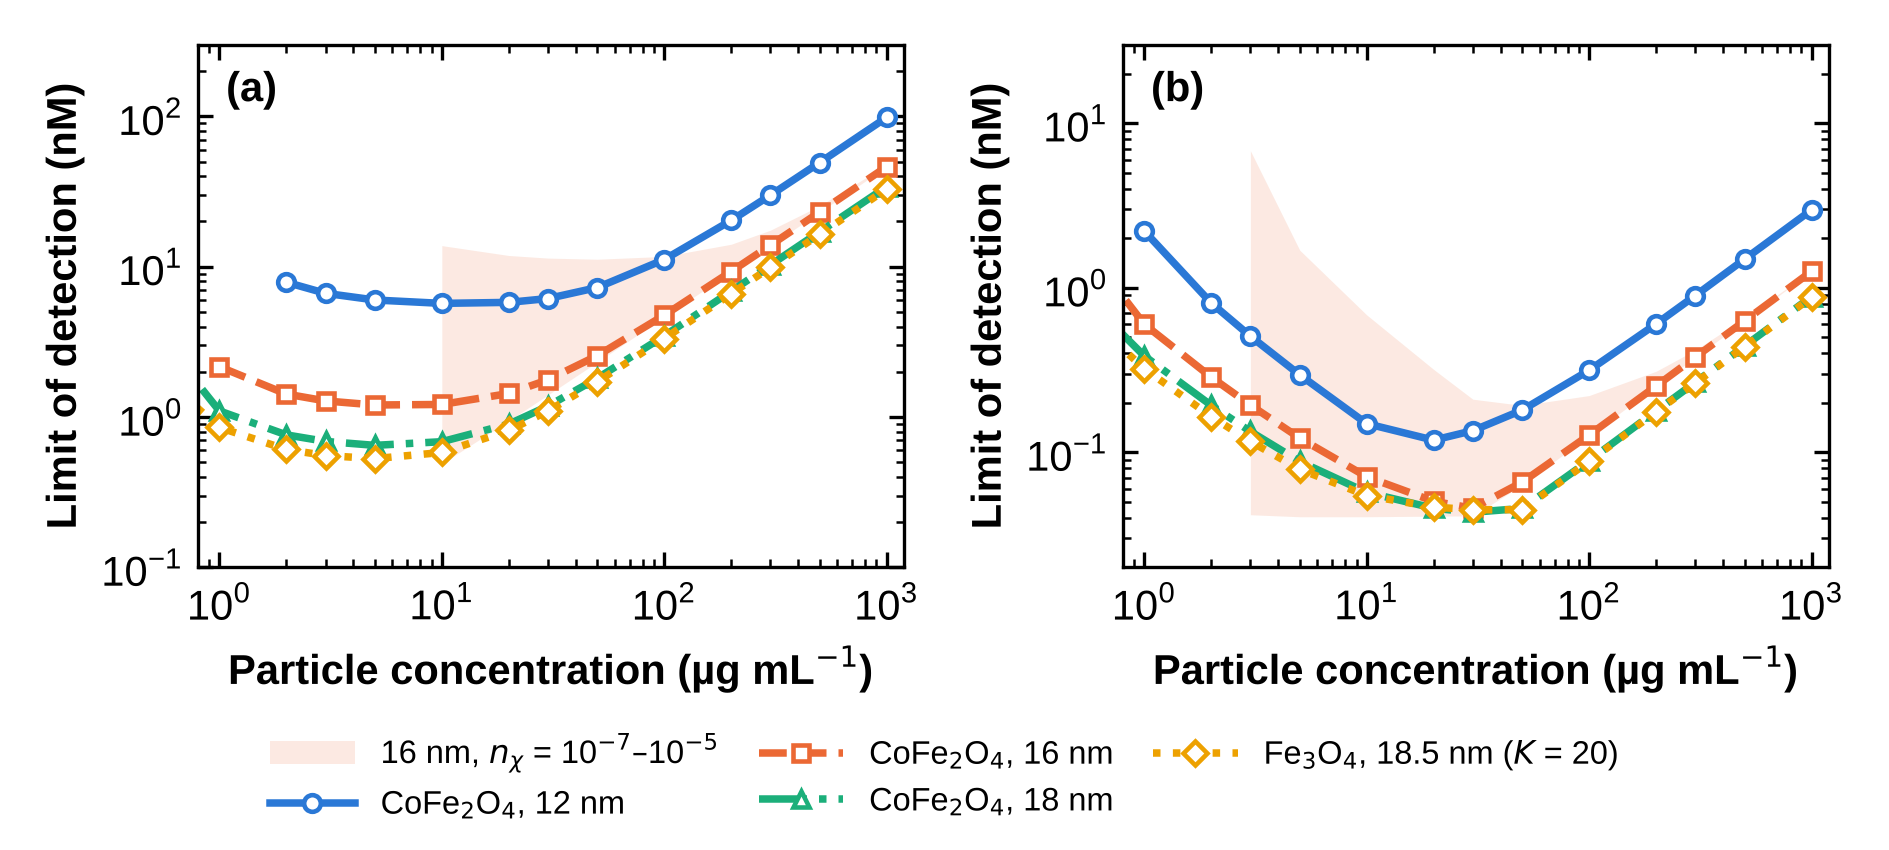

Recreate this plot in Python.
"""Figure 6: limit of detection versus particle concentration with the concentration-dependent noise (noise_lod.json)."""
import json, numpy as np, matplotlib
matplotlib.use('Agg')
import matplotlib.pyplot as plt
plt.rcParams.update({'font.family': 'Liberation Sans', 'font.size': 10, 'axes.labelweight': 'bold', 'axes.linewidth': 0.8,
                     'xtick.direction': 'in', 'ytick.direction': 'in', 'xtick.top': True, 'ytick.right': True, 'xtick.minor.visible': True,
                     'ytick.minor.visible': True, 'legend.frameon': False, 'legend.fontsize': 8, 'savefig.dpi': 300, 'lines.linewidth': 1.8})
C = ['#2a78d6', '#eb6834', '#1baf7a', '#eda100']; INK = '#0b0b0b'; CM = 1 / 2.54
R = json.load(open('noise_lod.json'))['lod']
DES = (('CFO12_K180', 'CoFe$_2$O$_4$, 12 nm', C[0], '-', 'o'), ('CFO16_K180', 'CoFe$_2$O$_4$, 16 nm', C[1], '--', 's'),
       ('CFO18_K45', 'CoFe$_2$O$_4$, 18 nm', C[2], '-.', '^'), ('FO18_K20', 'Fe$_3$O$_4$, 18.5 nm ($K$ = 20)', C[3], ':', 'D'))
fig, axs = plt.subplots(1, 2, figsize=(16 * CM, 7.2 * CM))
for ax, mode, key, tag in ((axs[0], 'monolayer', 'lod_peak', '(a)'), (axs[1], 'bridging_1e-3', 'lod_flank', '(b)')):
    r0 = R['CFO16_K180'][mode]
    lo = np.array([np.nan if x[key] is None else x[key] * 1e9 for x in r0['1e-07']]); hi = np.array([np.nan if x[key] is None else x[key] * 1e9 for x in r0['1e-05']])
    cm = np.array([x['cm'] for x in r0['1e-06']])
    ok = ~(np.isnan(lo) | np.isnan(hi))
    ax.fill_between(cm[ok], lo[ok], hi[ok], color=C[1], alpha=0.14, lw=0, label='16 nm, $n_χ$ = 10$^{-7}$–10$^{-5}$')
    for name, lab, col, ls, mk in DES:
        rows = R[name][mode]['1e-06']
        x = np.array([r['cm'] for r in rows if r[key] is not None]); y = np.array([r[key] * 1e9 for r in rows if r[key] is not None])
        ax.loglog(x, y, color=col, ls=ls, marker=mk, ms=4, mfc='white', mew=1.1, label=lab)
    ax.set_xlim(0.8, 1200); ax.set_xlabel('Particle concentration (µg mL$^{-1}$)'); ax.set_ylabel('Limit of detection (nM)')
    ax.text(0.04, 0.95, tag, transform=ax.transAxes, fontweight='bold', va='top')
axs[0].set_ylim(0.1, 300); axs[1].set_ylim(0.02, 30)
h, l = axs[0].get_legend_handles_labels()
fig.legend(h, l, loc='lower center', ncol=3, bbox_to_anchor=(0.5, 0.0), fontsize=7.8, columnspacing=1.2, handlelength=2.6)
fig.tight_layout(rect=(0, 0.13, 1, 1), w_pad=1.2); fig.savefig('fig_lod.png'); plt.close(fig)
